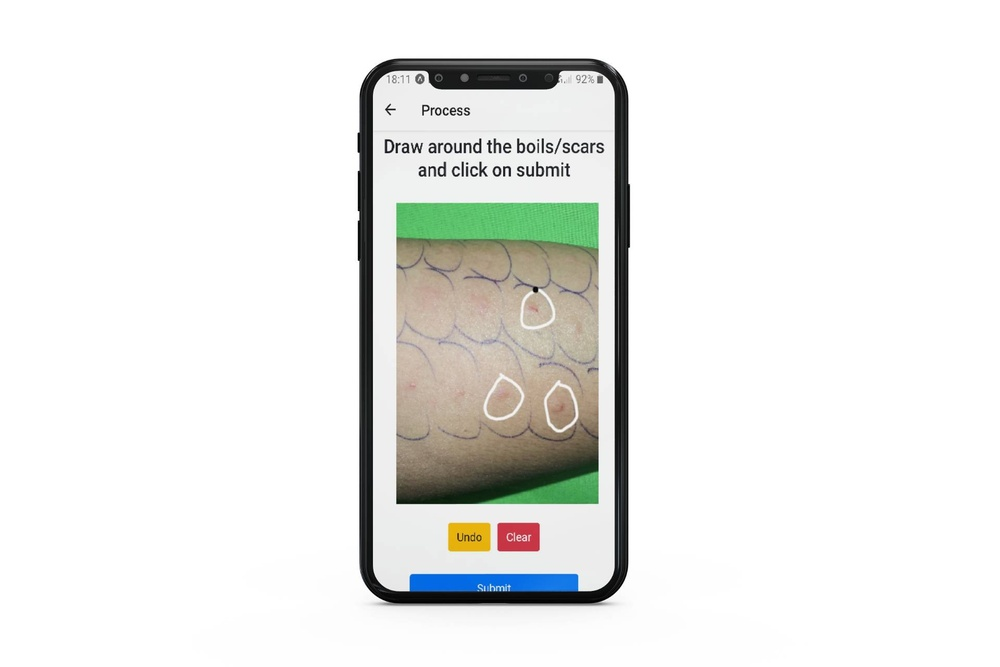
#> input picture resources/crop_byhand_new.jpg, 1000 x 667 px, shrunk from 1920 x 1280 before the run, given in place of abc.jpg, which was not available
$ python gray_contrast_seg_py.py
#> lines starting #> are read from the running program, lines starting #| are printed output that depends on the picture; after the words box and inside, x2 and y2 are one past the last pixel; in counts of white or black regions, pixels touching at a corner belong together; pictures that were not available may be replaced by others from this repository, and a replacement may not be noted
# -*- coding: utf-8 -*-
"""Copy of gray_contrast_seg.py

Automatically generated by Colaboratory.

Original file is located at
    https://colab.research.google.com/drive/1-5fClSe43IDmFkBcuETHxHlU5wF9mup5
"""

import cv2
import numpy as np
import matplotlib
from matplotlib import pyplot as plt
from google.colab.patches import cv2_imshow

from google.colab import files
uploaded = files.upload()
#> the answer given: crop_byhand_new.jpg

#original bgr image
c_image = cv2.imread('abc.jpg')
#> c_image is the input picture: shape (667, 1000, 3); mean B, G, R 232.7, 235, 234.3
#grayscale image
image = cv2.imread('abc.jpg',0)
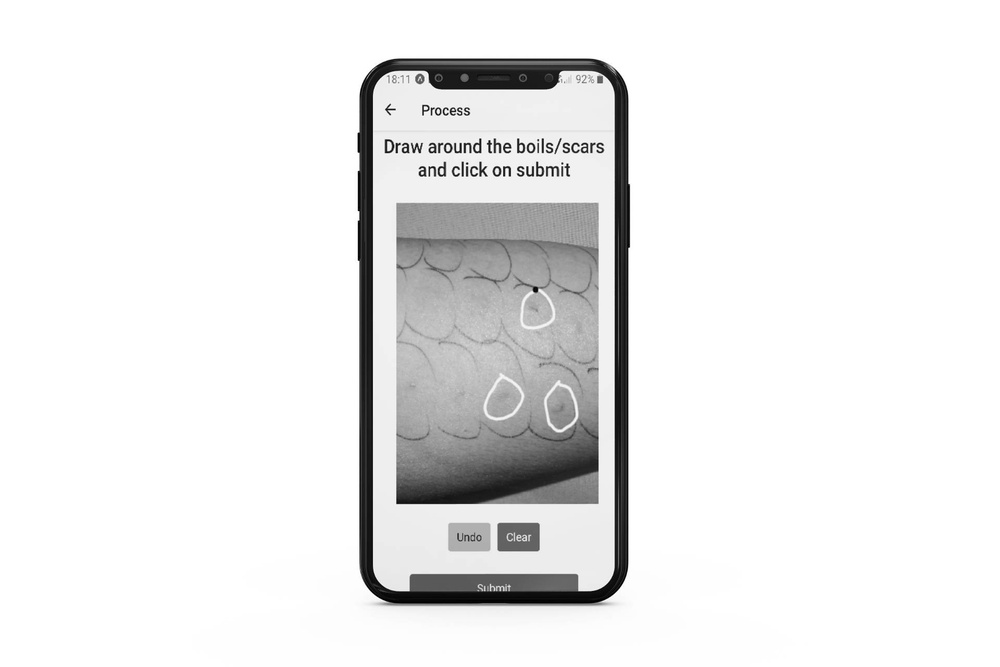
#> image: shape (667, 1000); min 0, max 255, mean 234.5

#contrast enhancement - image equallization
image_equalized = cv2.equalizeHist(image)
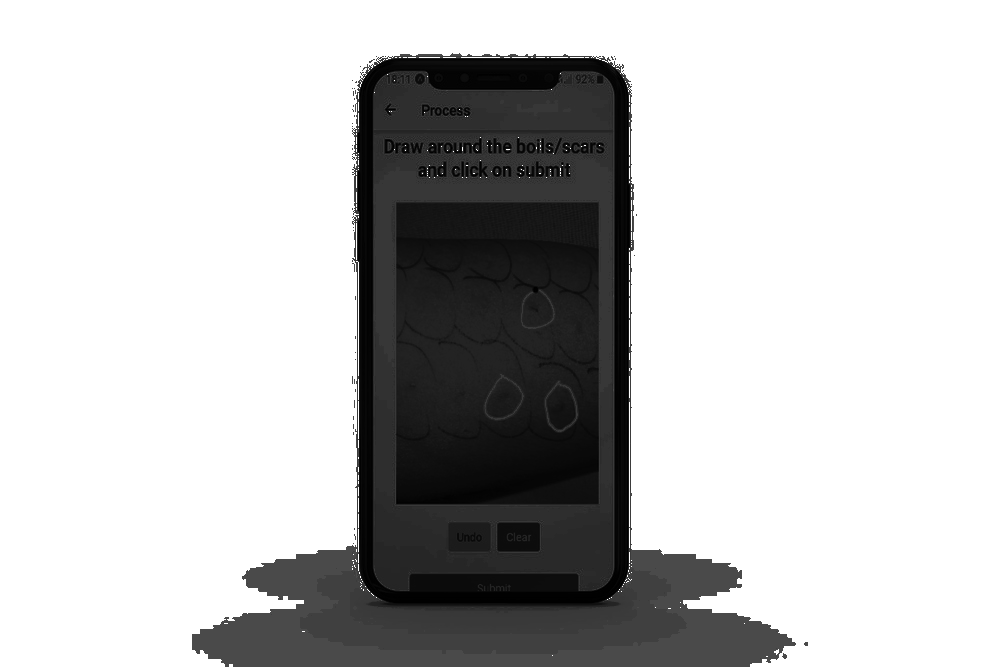
#> image_equalized: shape (667, 1000); min 0, max 255, mean 192.3

#canny edge detection
edges = cv2.Canny(image_equalized, 100, 200)
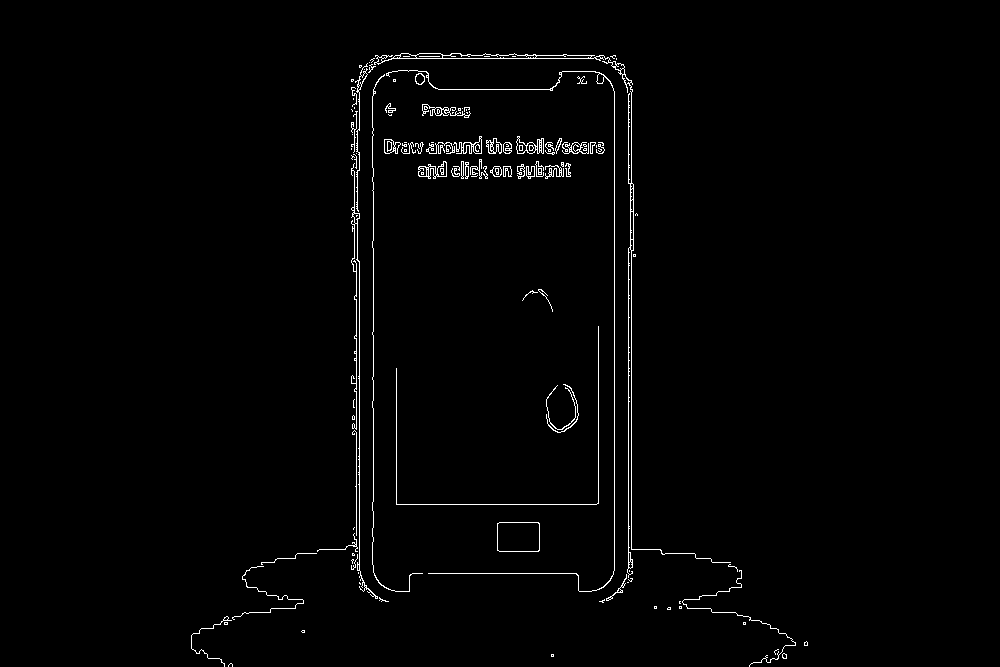
#> edges: shape (667, 1000); 1.4% white in thin lines or dots, all inside (x1, y1, x2, y2) = (191, 53, 808, 667)

# Otsu's thresholding after Gaussian filtering
blur = cv2.GaussianBlur(image_equalized,(5,5),0)
ret3,th3 = cv2.threshold(blur,0,255,cv2.THRESH_BINARY+cv2.THRESH_OTSU)
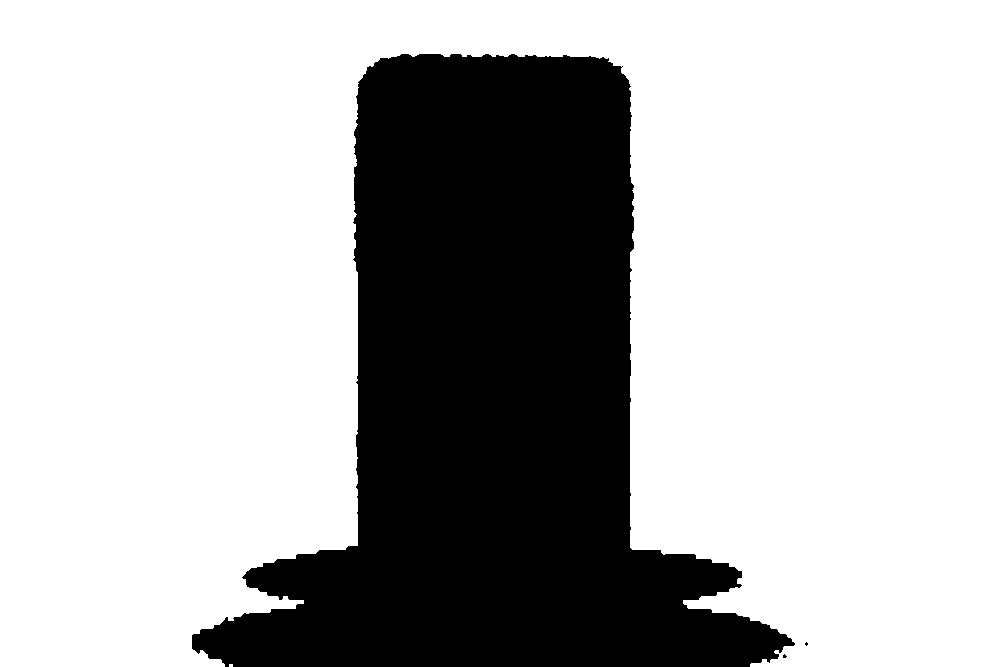
#> th3: shape (667, 1000); 71.1% white; 3 black regions (2 under 20 px), largest, box (x1, y1, x2, y2) and area: (192, 54, 795, 667) 192866
#> ret3 = 147

plt.subplot(121),plt.imshow(c_image[..., ::-1]) #BGR TO RGB
plt.title('Original'), plt.xticks([]), plt.yticks([])

plt.subplot(122),plt.imshow(image, cmap='gray')
plt.title('grayscale'), plt.xticks([]), plt.yticks([])

plt.show()
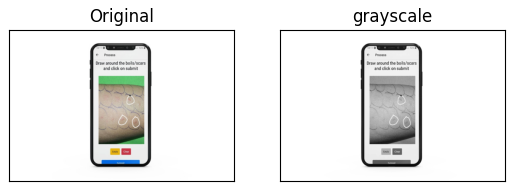
#> figure drawn by matplotlib, 2 panels

plt.subplot(121),plt.imshow(image, cmap='gray')
plt.title('grayscale'), plt.xticks([]), plt.yticks([])

plt.subplot(122),plt.imshow(image_equalized,cmap = 'gray')
plt.title('Equalized'), plt.xticks([]), plt.yticks([])

plt.show()

plt.subplot(121),plt.imshow(edges,cmap = 'gray')
plt.title('canny'), plt.xticks([]), plt.yticks([])

plt.subplot(122),plt.imshow(th3,cmap = 'gray')
plt.title('otsus'), plt.xticks([]), plt.yticks([])

plt.show()
